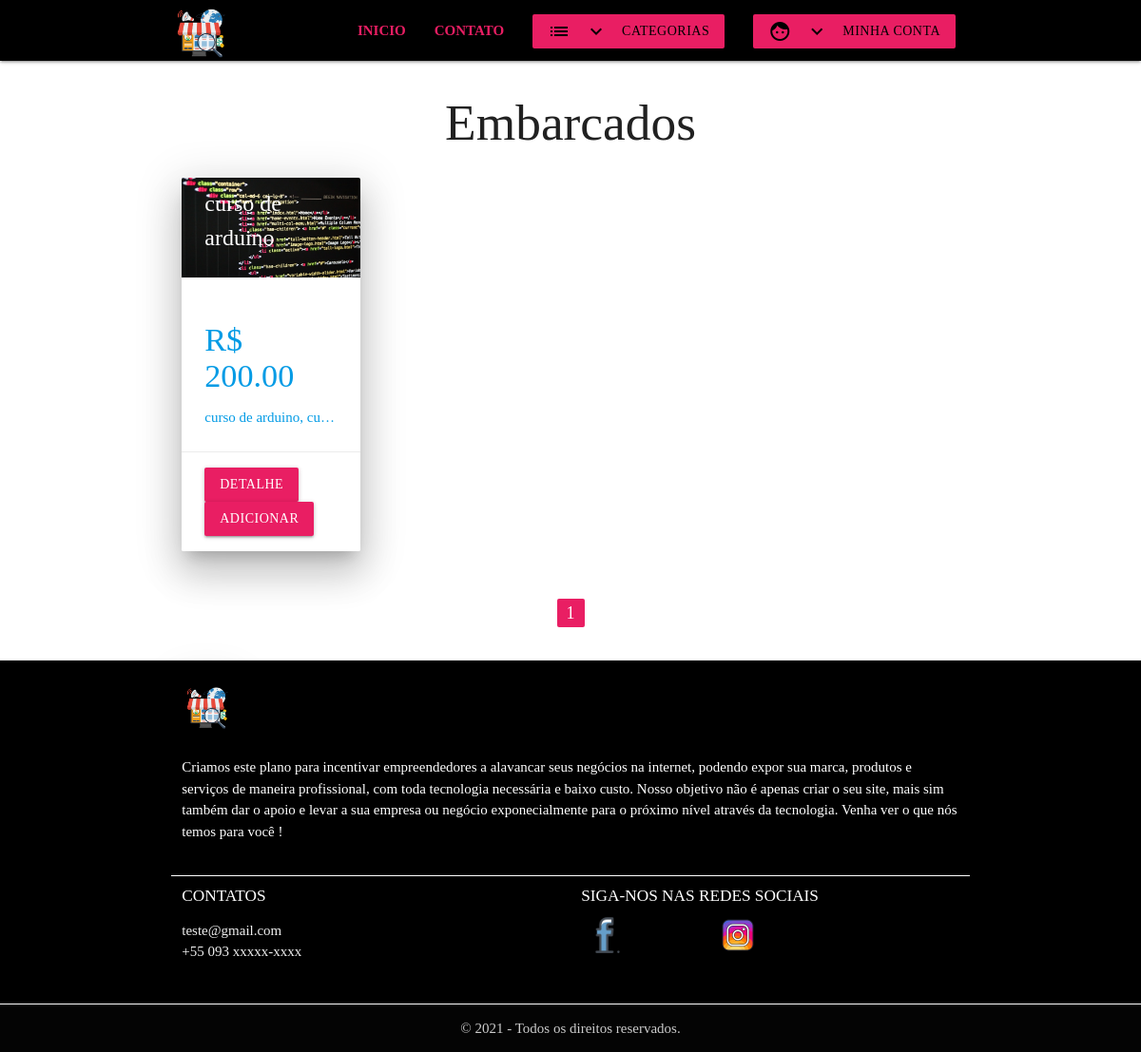
Page /produtos/embarcados/ on the earlier database version.
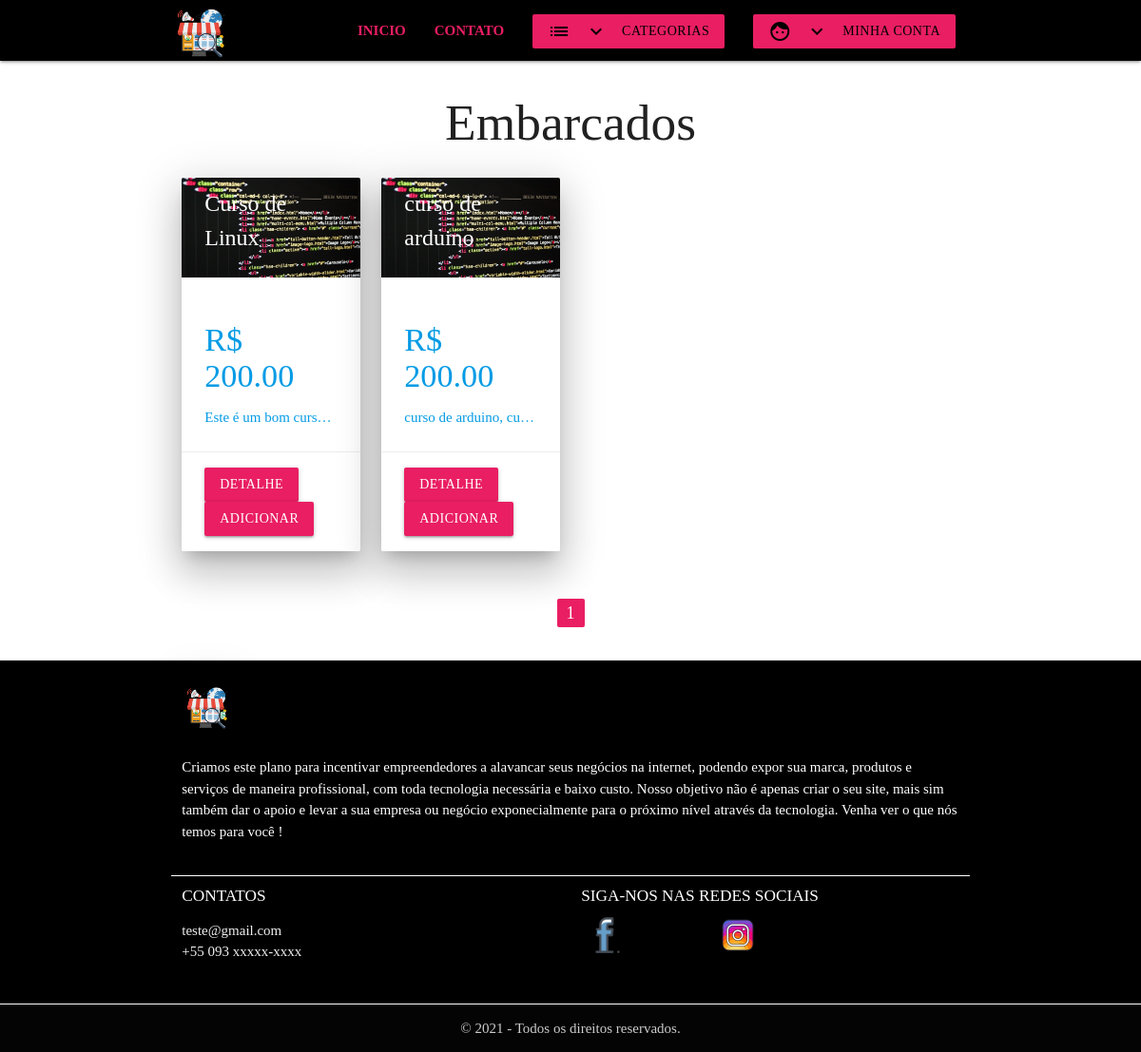
Same page on the later database version.
### catalog/models.py (models this page shows, shortened)
class Categoria(models.Model):
    nome = models.CharField('Nome', max_length=100)#o primeiro parâmetro é o verbose nome
    slug = models.SlugField('Identificador', max_length=100)
    criado = models.DateTimeField('Criado em', auto_now_add=True)
    modificado = models.DateTimeField('Modificado em', auto_now=True)
    class Meta:
        verbose_name = 'Categoria'
        verbose_name_plural = 'Categorias'
        ordering = ['nome']#pode ser ordenado em ordem alfabética, crescente, decrescente...
    def __str__(self):
        return self.nome

class Produto(models.Model):
    nome = models.CharField('Nome', max_length=100)
    slug = models.SlugField('Identificador', max_length=100)
    categoria = models.ForeignKey('catalog.Categoria', verbose_name='Categoria', on_delete=models.PROTECT)
    descricao = models.TextField('Descrição', blank=True)
    preco = models.DecimalField('Preço', decimal_places=2, max_digits=8)# EX: 99999999, 99
    criado = models.DateTimeField('Criado em', auto_now_add=True)
    modificado = models.DateTimeField('Modificado em', auto_now=True)
    imagem = models.ImageField(upload_to='produtos/', blank=True, null=True)
    class Meta:
        verbose_name = 'Produtos'
        verbose_name_plural = 'Produtos'
        ordering = ['nome']

### catalog/views.py (the view)
# urls.py: path('produtos/<str:slug>/', views.ListaProdutoCategoria.as_view(), name='lista-produto-categoria'),#filtro pela categoria
class ListaProdutoCategoria(generic.ListView):
    model = Produto
    template_name = 'catalog/filtro_cat_prod.html'
    context_object_name = 'lista_produtos'
    paginate_by = 2
    def get_queryset(self):
        context =  Produto.objects.filter(categoria__slug=self.kwargs['slug'])
        return context
    def get_context_data(self, **kwargs):
        context = super(ListaProdutoCategoria, self).get_context_data(**kwargs)
        context['categoria_atual'] = get_object_or_404(Categoria, slug=self.kwargs['slug'])
        return context

### catalog/context_processors.py (called while the page is built)
def categorias(request):
    return {
        'categorias': Categoria.objects.all()#retorna esse dicionario que será acessível com essa chave
    }

### core_app/templatetags/core_extras.py (called while the page is built)
@register.inclusion_tag('arquivos_html/paginacao.html', takes_context=True)#takes_context recebe True para não ser preciso passar parâmetro pelo template
def paginacao(context):
    return{#vai retornar esses objetos para o arquivo paginacao.html
        'paginator' : context['paginator'],
        'request' : context['request'],
        'page_obj' : context['page_obj']
    }

### catalog/templates/catalog/filtro_cat_prod.html
{% extends 'arquivos_html/base.html' %}
{% load static %}
{% load core_extras %}
{% block container %}
<h2 class="title center">{{categoria_atual|capfirst}}</h2>
<div class="row">
    {% for produto in lista_produtos %}
    {% include 'catalog/include_produto.html' %}
    {% empty %}
        <h1>Não há items !</h1>
    {% endfor %}
</div>
{% paginacao %}
{% endblock %}

### core_app/templates/arquivos_html/base.html (shortened to what this page needs)
{% load static %}
<!DOCTYPE html>
<html lang="pt-br">
<head>
    <link rel="stylesheet" href="{% static 'css/materialize.css' %}">
    <link rel="stylesheet" href="{% static 'css/custom.css' %}">
</head>
<body>
    {% block header %}
    <section>
        <header>
            <div class="navbar-fixed">
                <nav class="black">
                    <div class="nav-wrapper container">
                        <a href="{% url 'index' %}"><img class="rigth brand-logo" src="{% static 'img/ecommerce.png' %}"
                                alt="logo" height="70"></a>
                        <ul class="right hide-on-med-and-down">
                            <li><a href="{% url 'index' %}" class="pink-text"><b>INICIO</b></a></li>
                            <li><a href="{% url 'contato' %}" class="pink-text"><b>CONTATO</b></a></li>
                            <li><a href="#" class="black-text dropdown-trigger btn pink" data-target='categorias'><i
                                        class="material-icons left">list</i>CATEGORIAS <i
                                        class="material-icons left">expand_more</i></a>
                            </li>
                            <li><a href="#" class="black-text dropdown-trigger btn pink" data-target='dropdown1'><i
                                        class="material-icons left">face</i>MINHA CONTA <i
                                        class="material-icons left">expand_more</i></a>
                            </li>
                        </ul>
                    </div>
                    <div class="nav-content container">
                        <div class="nav-content">
                        </div>
                </nav>
            </div>
        </header>
    </section>
    {% endblock %}
    <section>
        <main class="container">
            {% block container %}
            {% endblock %}
        </main>
    </section>
    {% block footer %}
    <section>
        <footer class="page-footer black">
            <div class="container">
                <div class="row">
                    <div class="col s12">
                        <div><a href="#!"><img class="brand-logo z-depth-5" src="{% static 'img/ecommerce.png' %}"
                                    alt="logo" height="60"></a></div>
                        <div>
                            <p class="lighten-1" id="texto_rodape">Criamos este plano para incentivar empreendedores a
                                alavancar seus
                                negócios na internet, podendo expor sua marca, produtos e serviços de maneira
                                profissional,
                                com toda tecnologia necessária e baixo custo.
                                Nosso objetivo não é apenas criar o seu site, mais sim também dar o apoio e levar a
                                sua empresa ou negócio exponecialmente para o próximo nível através da tecnologia. Venha
                                ver o que nós temos para
                                você !</p>
                        </div>
                    </div>
                </div>
                <div class="divider white"></div>
                <div class="row">
                    <div class="col s6">
                        <h6 class="white-text"><strong>CONTATOS</strong></h6>
                        <ul>
                            <li><a class="grey-text text-lighten-3" href="#!">teste@gmail.com</a></li>
                            <li><a class="grey-text text-lighten-3" href="#!">+55 093 xxxxx-xxxx</a></li>
                        </ul>
                    </div>
                    <div class="col s6">
                        <h6 class="white-text"><strong>SIGA-NOS NAS REDES SOCIAIS</strong></h6>
                        <div class="row">
                            <div class="col s4">
                                <img src="{% static 'img/facebook_.png' %}" alt="50px" width="50px">
                            </div>
                            <div class="col s4">
                                <img src="{% static 'img/instagram_.png' %}" alt="50px" width="50px">
                            </div>
                        </div>
                    </div>
                </div>
            </div>
            <div class="divider white"></div>
            <div class="footer-copyright">
                <div class="container">
                    <div class="center">
                        © 2021 - Todos os direitos reservados.
                    </div>
                </div>
            </div>
        </footer>
    </section>
    {% endblock %}
</body>
</html>

### catalog/templates/catalog/include_produto.html
{% load static %}
<div class="col s12 m6 l3">
    <a href="{% url 'detalhe-produto' produto.slug %}">
        <div class="card z-depth-5">
            <div class="card-image">
                {% if produto.image %}
                <img src="{{ produto.imagem.url }}">
                {% else %}
                <img src="{% static 'img/produtos/html.jpg' %}">
                {% endif %}
                <span class="card-title">{{ produto.nome }}</span>
            </div>
            <div class="card-content">
                <h4> R$ {{ produto.preco }}</h4>
                <p class="truncate">{{ produto.descricao }}</p>
            </div>
            <div class="card-action">
                <a href="{% url 'detalhe-produto' produto.slug %}" class="btn left pink"><strong>Detalhe</strong></a>
                <a href="{% url 'adicionar-item-carrinho' produto.slug %}" class="btn rigth pink"><strong>Adicionar</strong></a>
              </div>
        </div>
    </a>
</div>

### core_app/templates/arquivos_html/paginacao.html (shortened to what this page needs)
<div class="row">
    <div class="col s12">
        <ul class="pagination center">
            {% for page in paginator.page_range %}
            <li {% if page_obj.number == page %} class="active pink" {% endif %}><a class="waves-effect" href="?page={{ page }}">{{ page }}</a></li>
            {% endfor %}
        </ul>
    </div>
</div>

### core_app/static/css/custom.css (style rules this page uses)
html { font-family: 'Times New Roman', Times, serif; }

Differences in the rows shown:
added Produto: nome "Curso de Linux", preco "200.00", descricao "Este é um bom curs…"
